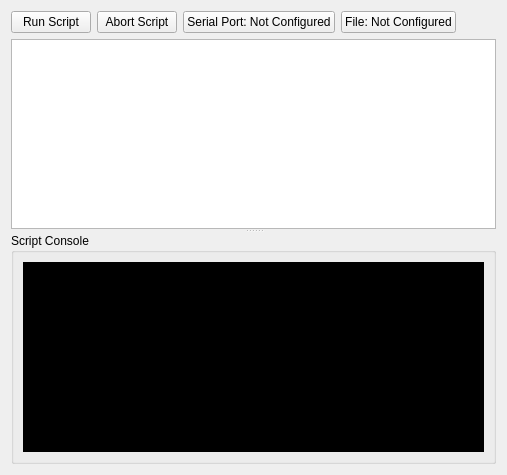
      <widget class="QWidget" name="page">
       <layout class="QVBoxLayout" name="verticalLayout_17">
        <item>
         <widget class="QSplitter" name="splitter_4">
          <property name="orientation">
           <enum>Qt::Vertical</enum>
          </property>
          <widget class="QWidget" name="layoutWidget">
           <layout class="QVBoxLayout" name="verticalLayout_16">
            <item>
             <layout class="QHBoxLayout" name="horizontalLayout_9">
              <item>
               <widget class="QPushButton" name="btnRunScript">
                <property name="text">
                 <string>Run Script</string>
                </property>
               </widget>
              </item>
              <item>
               <widget class="QPushButton" name="btnAbortScript">
                <property name="text">
                 <string>Abort Script</string>
                </property>
               </widget>
              </item>
              <item>
               <widget class="QPushButton" name="btnSerialSetup">
                <property name="text">
                 <string>Serial Port: Not Configured</string>
                </property>
               </widget>
              </item>
              <item>
               <widget class="QPushButton" name="btnScriptFile">
                <property name="text">
                 <string>File: Not Configured</string>
                </property>
               </widget>
              </item>
              <item>
               <spacer name="horizontalSpacer_7">
                <property name="orientation">
                 <enum>Qt::Horizontal</enum>
                </property>
                <property name="sizeHint" stdset="0">
                 <size>
                  <width>40</width>
                  <height>20</height>
                 </size>
                </property>
               </spacer>
              </item>
             </layout>
            </item>
            <item>
             <widget class="CodeEditor" name="teScriptEdit">
              <property name="font">
               <font>
                <family>Courier New</family>
                <pointsize>11</pointsize>
               </font>
              </property>
             </widget>
            </item>
           </layout>
          </widget>
          <widget class="QGroupBox" name="groupBox_4">
           <property name="title">
            <string>Script Console</string>
           </property>
           <layout class="QVBoxLayout" name="verticalLayout_15">
            <item>
             <widget class="QPlainTextEdit" name="teScriptConsole">
              <property name="styleSheet">
               <string notr="true">background-color: rgb(0, 0, 0);
color: rgb(0, 170, 0);
font: 11pt &quot;Courier New&quot;;</string>
              </property>
             </widget>
            </item>
           </layout>
          </widget>
         </widget>
        </item>
       </layout>
      </widget>
